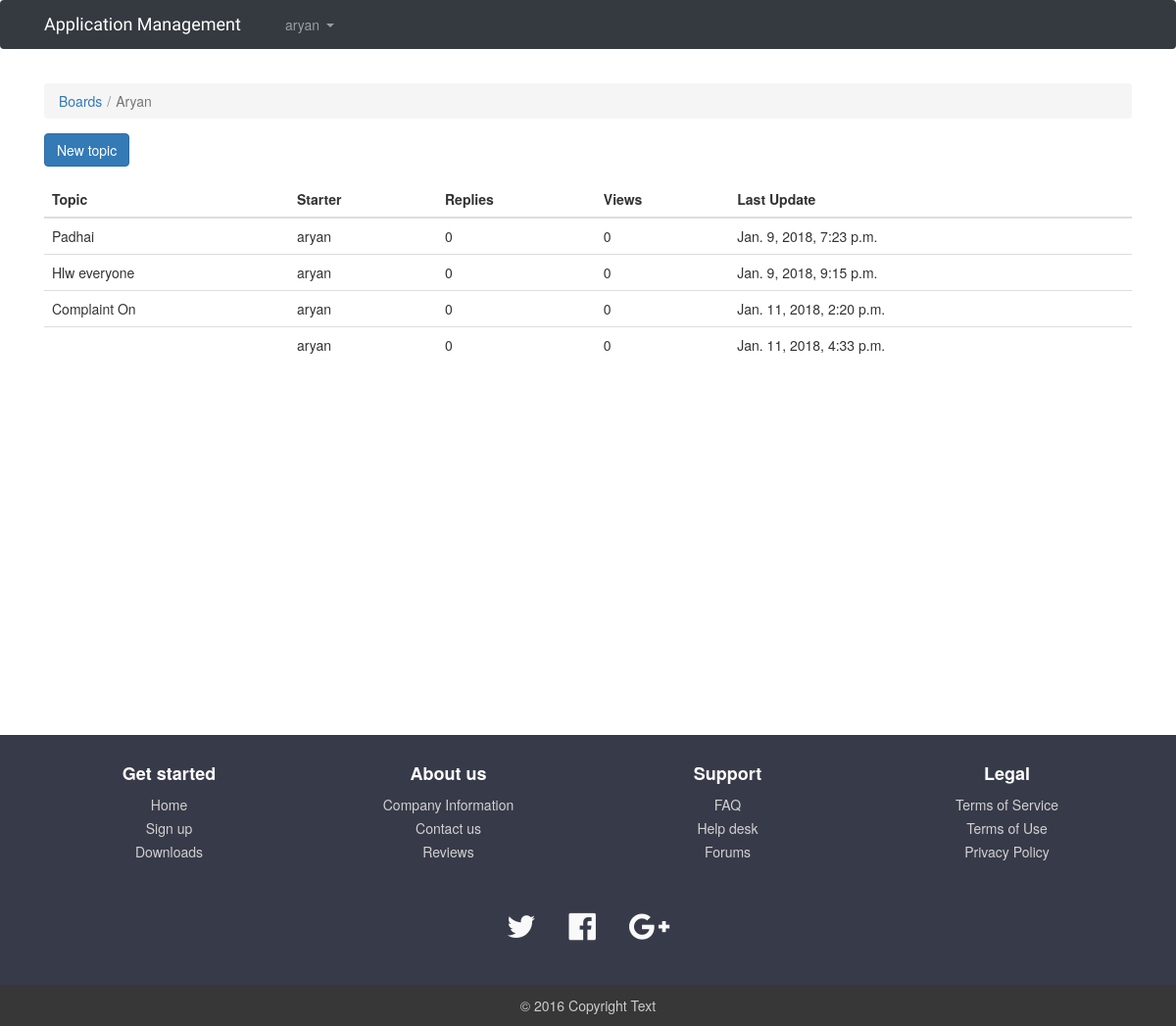
/boards/1/ (signed in), run on the app's committed database.
### boards/models.py (models this page shows, shortened)
class Board(models.Model):
    name = models.CharField(max_length=30, unique=True)
    description = models.CharField(max_length=100)

class Topic(models.Model):
    subject = models.CharField(max_length=255)
    last_updated = models.DateTimeField(auto_now_add=True)
    board = models.ForeignKey(Board, related_name='topics',on_delete=models.CASCADE)
    starter = models.ForeignKey(User, related_name='topics',on_delete=models.CASCADE)

### boards/views.py (the view)
# urls.py: url(r'^boards/(?P<pk>\d+)/$', views.board_topics, name='board_topics'),
def board_topics(request, pk):
    board = Board.objects.get(pk=pk)
    return render(request, 'topic.html', {'board': board})

### boards/templates/topic.html (shortened to what this page needs)
{% extends 'base.html' %}
{% block breadcrumb %}
  <li class="breadcrumb-item"><a href="{% url 'home' %}">Boards</a></li>
  <li class="breadcrumb-item active">{{ board.name }}</li>
{% endblock %}
    {% block content %}
  <div class="mb-4">
    <a href="{% url 'new_topic' board.pk %}" class="btn btn-primary">New topic</a>
  </div>
  <table class="table">
    <thead class="thead-inverse">
      <tr>
        <th>Topic</th>
        <th>Starter</th>
        <th>Replies</th>
        <th>Views</th>
        <th>Last Update</th>
      </tr>
    </thead>
    <tbody>
      {% for topic in board.topics.all %}
        <tr>
          <td>{{ topic.subject }}</td>
          <td>{{ topic.starter.username }}</td>
          <td>0</td>
          <td>0</td>
          <td>{{ topic.last_updated }}</td>
        </tr>
      {% endfor %}
    </tbody>
  </table>
{% endblock %}

### boards/templates/base.html (shortened to what this page needs)
{% load static %}<!DOCTYPE html>
<html>
  <head>
    <link rel="stylesheet" href="{% static 'css/bootstrap.min.css' %}">
    <link rel="stylesheet" href="{% static 'css/Footer-with-social-icons.css' %}">
    <link rel="stylesheet" href="http://cdnjs.cloudflare.com/ajax/libs/font-awesome/4.6.3/css/font-awesome.min.css">
    <link rel="stylesheet" href="http://maxcdn.bootstrapcdn.com/bootstrap/3.3.7/css/bootstrap.min.css">
    <link rel="stylesheet" href="{% static 'css/app.css' %}">
  </head>
  <body>
    {% block body %}
  <nav class="navbar navbar-expand-sm navbar-dark bg-dark">
  <div class="container">
    <a class="navbar-brand" href="{% url 'home' %}">Application Management</a>
    <div class="collapse navbar-collapse" id="mainMenu">
      {% if user.is_authenticated %}
        <ul class="navbar-nav ml-auto">
          <li class="nav-item dropdown">
            <a class="nav-link dropdown-toggle" href="#" id="userMenu" data-toggle="dropdown" aria-haspopup="true" aria-expanded="false">
              {{ user.username }}
            </a>
          </li>
        </ul>
      {% else %}
        <form class="form-inline ml-auto">
          <a href="{% url 'login' %}" class="btn btn-outline-secondary">Log in</a>
          <a href="{% url 'signup' %}" class="btn btn-primary ml-2">Sign up</a>
        </form>
      {% endif %}
    </div>
  </div>
</nav>
{% if user.is_authenticated %}
<div class="container">
            <ol class="breadcrumb my-4">
              {% block breadcrumb %}
              {% endblock %}
            </ol>
            {% block content %}
            {% endblock %}
          </div>
        {% endif %}
        <br/>
        <br/>
        <br/>
        <br/>
        <br/>
        <br/>
        <br/>
        <br/>
        <br/>
        <br/>
        <br/>
        <br/>
        <br/>
        <br/>
        <br/>
        <br/>
        <br/>
        <br/>
        <footer id="myFooter">
        <div class="container">
            <div class="row">
                <div class="col-sm-3 myCols">
                    <h5>Get started</h5>
                    <ul>
                        <li><a href="#">Home</a></li>
                        <li><a href="#">Sign up</a></li>
                        <li><a href="#">Downloads</a></li>
                    </ul>
                </div>
                <div class="col-sm-3 myCols">
                    <h5>About us</h5>
                    <ul>
                        <li><a href="#">Company Information</a></li>
                        <li><a href="#">Contact us</a></li>
                        <li><a href="#">Reviews</a></li>
                    </ul>
                </div>
                <div class="col-sm-3 myCols">
                    <h5>Support</h5>
                    <ul>
                        <li><a href="#">FAQ</a></li>
                        <li><a href="#">Help desk</a></li>
                        <li><a href="#">Forums</a></li>
                    </ul>
                </div>
                <div class="col-sm-3 myCols">
                    <h5>Legal</h5>
                    <ul>
                        <li><a href="#">Terms of Service</a></li>
                        <li><a href="#">Terms of Use</a></li>
                        <li><a href="#">Privacy Policy</a></li>
                    </ul>
                </div>
            </div>
        </div>
        <div class="social-networks">
            <a href="#" class="twitter"><i class="fa fa-twitter"></i></a>
            <a href="#" class="facebook"><i class="fa fa-facebook-official"></i></a>
            <a href="#" class="google"><i class="fa fa-google-plus"></i></a>
        </div>
        <div class="footer-copyright">
            <p>© 2016 Copyright Text </p>
        </div>
    </footer>
    {% endblock body %}
  </body>
</html>

### boards/static/css/app.css (style rules this page uses)
.navbar-brand { font-family: 'Peralta', cursive; }

### data on the page
Board: name "Aryan"
Topic: subject "Padhai", starter.username "aryan", last_updated "Jan. 9, 2018, 7:23 p.m."
Topic: subject "Hlw everyone", starter.username "aryan", last_updated "Jan. 9, 2018, 9:15 p.m."
Topic: subject "Complaint On", starter.username "aryan", last_updated "Jan. 11, 2018, 2:20 p.m."
Topic: starter.username "aryan", last_updated "Jan. 11, 2018, 4:33 p.m."

### other printed values
{{ user.username }} "aryan"
